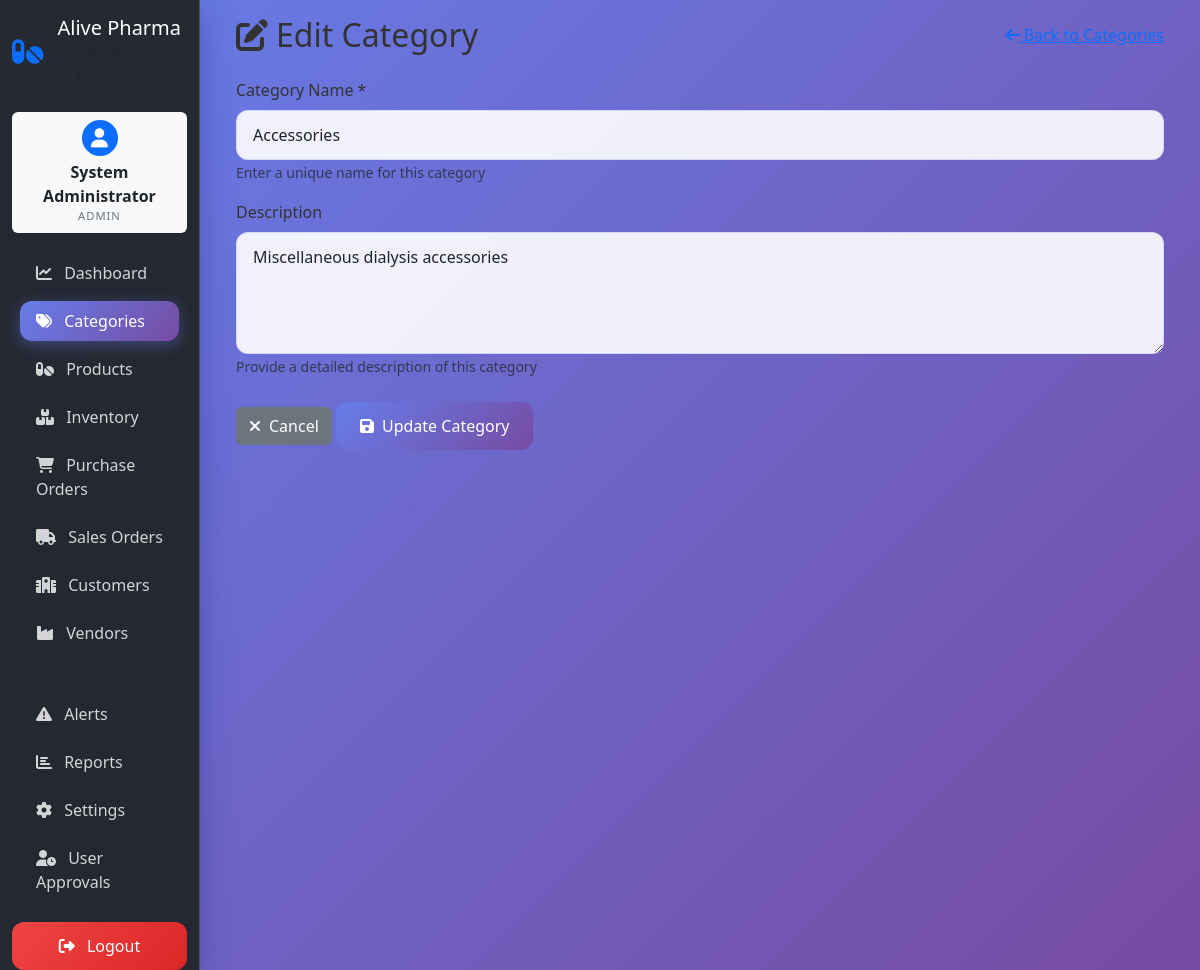
The page /categories/6/edit (signed in) on the database its author committed.
### app/models/models.py (models this page shows)
class User(Base):
    __tablename__ = "users"
    id = Column(Integer, primary_key=True, index=True)
    username = Column(String(50), unique=True, index=True, nullable=False)
    email = Column(String(100), unique=True, index=True, nullable=False)
    full_name = Column(String(100), nullable=False)
    hashed_password = Column(String(255), nullable=False)
    role = Column(String(20), nullable=False, default="staff")  # admin, manager, staff
    hospital_id = Column(Integer, ForeignKey("customers.id"), nullable=True)  # Link staff to hospital
    is_active = Column(Boolean, default=True)
    requires_approval = Column(Boolean, default=True)  # New users require admin approval
    is_approved = Column(Boolean, default=False)  # Admin approval status
    approved_by = Column(Integer, ForeignKey("users.id"), nullable=True)  # Who approved the user
    approved_at = Column(DateTime, nullable=True)  # When the user was approved
    created_at = Column(DateTime, default=datetime.utcnow)
    updated_at = Column(DateTime, default=datetime.utcnow, onupdate=datetime.utcnow)
    hospital = relationship("Customer", foreign_keys=[hospital_id])
    approver = relationship("User", foreign_keys=[approved_by], remote_side=[id])

class Category(Base):
    __tablename__ = "categories"
    id = Column(Integer, primary_key=True, index=True)
    name = Column(String(50), nullable=False)
    description = Column(Text)
    products = relationship("Product", back_populates="category")

### app/routes/categories.py (the view)
@router.get("/{category_id}/edit", response_class=HTMLResponse)
async def edit_category_page(
    request: Request,
    category_id: int,
    current_user: User = Depends(check_user_role_from_cookie("manager")),
    db: Session = Depends(get_db)
):
    category = db.query(Category).filter(Category.id == category_id).first()
    if not category:
        raise HTTPException(status_code=404, detail="Category not found")
    return templates.TemplateResponse("categories/edit.html", {
        "request": request,
        "category": category,
        "current_user": current_user
    })

### app/templates/categories/edit.html (shortened to what this page needs)
{% extends "base.html" %}
{% block content %}
<div class="container-fluid">
    <div class="row">
        <div class="col-12">
            <div class="glass-card">
                <div class="d-flex justify-content-between align-items-center mb-4">
                    <h2 class="mb-0">
                        <i class="fas fa-edit me-2"></i>Edit Category
                    </h2>
                    <a href="/categories/" class="back-btn">
                        <i class="fas fa-arrow-left"></i>
                        Back to Categories
                    </a>
                </div>
                <form method="POST" action="/categories/{{ category.id }}/edit" id="editCategoryForm">
                    <div class="form-group mb-3">
                        <label for="name" class="form-label">Category Name *</label>
                        <input type="text" name="name" id="name" class="form-control"
                               value="{{ category.name }}" placeholder="Enter category name" required>
                        <small class="form-text text-muted">Enter a unique name for this category</small>
                    </div>
                    <div class="form-group mb-4">
                        <label for="description" class="form-label">Description</label>
                        <textarea name="description" id="description" class="form-control" rows="4"
                                  placeholder="Enter category description...">{{ category.description or '' }}</textarea>
                        <small class="form-text text-muted">Provide a detailed description of this category</small>
                    </div>
                    <div class="form-actions">
                        <a href="/categories/" class="btn btn-secondary">
                            <i class="fas fa-times me-2"></i>Cancel
                        </a>
                        <button type="submit" class="btn btn-primary">
                            <i class="fas fa-save me-2"></i>Update Category
                        </button>
                    </div>
                </form>
            </div>
        </div>
    </div>
</div>
{% endblock %}

### app/templates/base.html (shortened to what this page needs)
<!DOCTYPE html>
<html lang="en">
<head>
    <link href="https://cdn.jsdelivr.net/npm/bootstrap@5.3.0/dist/css/bootstrap.min.css" rel="stylesheet">
    <link href="https://cdnjs.cloudflare.com/ajax/libs/font-awesome/6.4.0/css/all.min.css" rel="stylesheet">
    <link href="/static/css/main.css" rel="stylesheet">
</head>
<body class="bg-light">
    <div class="container-fluid">
        <div class="row">
            <nav class="col-md-3 col-lg-2 d-md-block bg-dark sidebar collapse" style="min-height: 100vh;">
                <div class="position-sticky pt-3">
                    <div class="text-center mb-4">
                        <div class="d-flex align-items-center justify-content-center">
                            <i class="fas fa-pills text-primary fs-3 me-2"></i>
                            <div>
                                <h5 class="text-white mb-0">Alive Pharma</h5>
                                <small class="text-muted">Warehouse Management</small>
                            </div>
                        </div>
                    </div>
                    <div class="user-profile-card mb-3 p-2 text-center bg-light rounded shadow-sm" style="max-width: 180px; margin-left: auto; margin-right: auto;">
                        <div class="d-flex flex-column align-items-center">
                            <div class="profile-avatar bg-primary text-white rounded-circle mb-1 d-flex align-items-center justify-content-center" style="width:36px; height:36px; font-size:1.2rem;">
                                <i class="fas fa-user"></i>
                            </div>
                            <div>
                                <div class="fw-bold text-dark" style="font-size:1rem;">
                                    {% if current_user.role == 'staff' and current_user.hospital %}
                                        {{ current_user.hospital.name }}
                                    {% else %}
                                        {{ current_user.full_name or current_user.username }}
                                    {% endif %}
                                </div>
                                <div class="text-uppercase text-secondary small" style="letter-spacing:1px; font-size:0.7rem;">
                                    {% if current_user.role == 'staff' and current_user.hospital %}
                                        STAFF
                                    {% else %}
                                        {{ current_user.role|upper }}
                                    {% endif %}
                                </div>
                            </div>
                        </div>
                    </div>
                    <ul class="nav flex-column">
                        <li class="nav-item">
                            <a class="nav-link text-white {% if request.url.path == '/dashboard/' %}active{% endif %}" href="/dashboard/">
                                <i class="fas fa-chart-line me-2"></i>
                                Dashboard
                            </a>
                        </li>
                        <li class="nav-item">
                            <a class="nav-link text-white {% if request.url.path.startswith('/categories') %}active{% endif %}" href="/categories/">
                                <i class="fas fa-tags me-2"></i>
                                Categories
                            </a>
                        </li>
                        <li class="nav-item">
                            <a class="nav-link text-white {% if request.url.path.startswith('/products') %}active{% endif %}" href="/products/">
                                <i class="fas fa-pills me-2"></i>
                                Products
                            </a>
                        </li>
                        <li class="nav-item">
                            <a class="nav-link text-white {% if request.url.path.startswith('/inventory') %}active{% endif %}" href="/inventory/">
                                <i class="fas fa-boxes me-2"></i>
                                {% if current_user.role == 'staff' %}
                                Hospital Inventory
                                {% else %}
                                Inventory
                                {% endif %}
                            </a>
                        </li>
                        {% if current_user.role in ['admin', 'manager'] %}
                        <li class="nav-item">
                            <a class="nav-link text-white {% if request.url.path.startswith('/purchase-orders') %}active{% endif %}" href="/purchase-orders/">
                                <i class="fas fa-shopping-cart me-2"></i>
                                Purchase Orders
                            </a>
                        </li>
                        {% endif %}
                        <li class="nav-item">
                            <a class="nav-link text-white " href="{% if current_user.role == 'staff' %}/sales-orders/my-orders{% else %}/sales-orders/{% endif %}">
                                <i class="fas fa-truck me-2"></i>
                                {% if current_user.role == 'staff' %}
                                My Orders
                                {% else %}
                                Sales Orders
                                {% endif %}
                            </a>
                        </li>
                        {% if current_user.role in ['admin', 'manager'] %}
                        <li class="nav-item">
                            <a class="nav-link text-white {% if request.url.path.startswith('/customers') %}active{% endif %}" href="/customers/">
                                <i class="fas fa-hospital me-2"></i>
                                Customers
                            </a>
                        </li>
                        <li class="nav-item">
                            <a class="nav-link text-white {% if request.url.path.startswith('/vendors') %}active{% endif %}" href="/vendors/">
                                <i class="fas fa-industry me-2"></i>
                                Vendors
                            </a>
                        </li>
                        {% endif %}
                        <hr class="text-muted my-3">
                        {% if current_user.role in ['admin', 'manager'] %}
                        <li class="nav-item">
                            <a class="nav-link text-white {% if request.url.path.startswith('/alerts') %}active{% endif %}" href="/alerts/">
                                <i class="fas fa-exclamation-triangle me-2"></i>
                                Alerts
                            </a>
                        </li>
                        <li class="nav-item">
                            <a class="nav-link text-white {% if request.url.path.startswith('/reports') %}active{% endif %}" href="/reports/">
                                <i class="fas fa-chart-bar me-2"></i>
                                Reports
                            </a>
                        </li>
                        {% endif %}
                        {% if current_user.role in ['admin', 'manager'] %}
                        <li class="nav-item">
                            <a class="nav-link text-white {% if request.url.path.startswith('/settings') %}active{% endif %}" href="/settings/">
                                <i class="fas fa-cog me-2"></i>
                                Settings
                            </a>
                        </li>
                        <li class="nav-item">
                            <a class="nav-link text-white {% if request.url.path.startswith('/auth/pending-users') %}active{% endif %}" href="/auth/pending-users">
                                <i class="fas fa-user-clock me-2"></i>
                                User Approvals
                            </a>
                        </li>
                        {% endif %}
                    </ul>
                    <div class="mt-auto pt-3">
                        <form action="/auth/logout" method="post" class="d-grid">
                            <button type="submit" class="btn btn-danger">
                                <i class="fas fa-sign-out-alt me-2"></i>
                                Logout
                            </button>
                        </form>
                    </div>
                </div>
            </nav>
            <main class="col-md-9 ms-sm-auto col-lg-10 px-md-4">
                <div class="pt-3 pb-2 mb-3">
                    {% block content %}{% endblock %}
                </div>
            </main>
        </div>
    </div>
</body>
</html>

### app/static/css/main.css (style rules this page uses)
* { margin: 0; padding: 0; box-sizing: border-box; }
body { font-family: 'Segoe UI', Tahoma, Geneva, Verdana, sans-serif; background: linear-gradient(135deg, #667eea 0%, #764ba2 100%); min-height: 100vh; color: #333; }
.sidebar { background: rgba(33, 37, 41, 0.95) !important; backdrop-filter: blur(10px); box-shadow: 0 8px 32px rgba(31, 38, 135, 0.37); border-right: 1px solid rgba(255, 255, 255, 0.18); }
.sidebar .nav-link { color: rgba(255, 255, 255, 0.8) !important; border-radius: 12px; margin: 0.25rem 0.5rem; transition: all 0.3s ease; font-weight: 500; }
.sidebar .nav-link.active { background: linear-gradient(135deg, #667eea 0%, #764ba2 100%); color: white !important; box-shadow: 0 4px 15px rgba(102, 126, 234, 0.4); }
main { background: transparent; }
.btn-primary { background: linear-gradient(135deg, #667eea 0%, #764ba2 100%); border: none; border-radius: 12px; padding: 0.75rem 1.5rem; font-weight: 500; transition: all 0.3s ease; }
.btn-danger { background: linear-gradient(135deg, #ef4444 0%, #dc2626 100%); border: none; border-radius: 12px; padding: 0.75rem 1.5rem; font-weight: 500; transition: all 0.3s ease; }
.form-control { background: rgba(255, 255, 255, 0.9); border: 1px solid rgba(102, 126, 234, 0.2); border-radius: 12px; padding: 0.75rem 1rem; transition: all 0.3s ease; }

### rows shown on the page
User: full_name "System Administrator", role "ADMIN"
Category: name "Accessories", description "Miscellaneous dialysis accessories"
